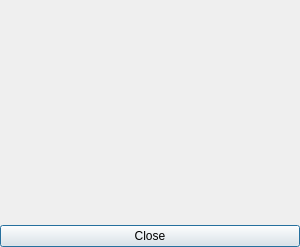
<?xml version="1.0" encoding="UTF-8"?>
<ui version="4.0">
 <class>DlgCdgPreview</class>
 <widget class="QDialog" name="DlgCdgPreview">
  <property name="geometry">
   <rect>
    <x>0</x>
    <y>0</y>
    <width>300</width>
    <height>247</height>
   </rect>
  </property>
  <property name="windowTitle">
   <string>CDG Preview</string>
  </property>
  <layout class="QVBoxLayout" name="verticalLayout">
   <property name="spacing">
    <number>0</number>
   </property>
   <property name="margin">
    <number>0</number>
   </property>
   <item>
    <widget class="QLabel" name="cdgOutput">
     <property name="text">
      <string/>
     </property>
    </widget>
   </item>
   <item>
    <widget class="QPushButton" name="pushButtonClose">
     <property name="text">
      <string>Close</string>
     </property>
    </widget>
   </item>
  </layout>
 </widget>
 <resources/>
 <connections/>
</ui>
